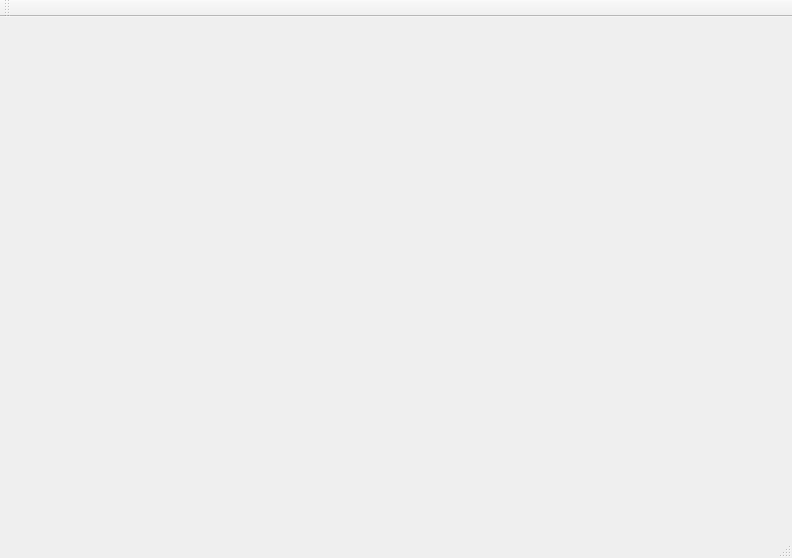
<?xml version="1.0" encoding="UTF-8"?>
<ui version="4.0">
 <class>MainWindow</class>
 <widget class="QMainWindow" name="MainWindow">
  <property name="geometry">
   <rect>
    <x>0</x>
    <y>0</y>
    <width>792</width>
    <height>558</height>
   </rect>
  </property>
  <property name="windowTitle">
   <string>MainWindow</string>
  </property>
  <widget class="QWidget" name="centralWidget">
   <widget class="QWidget" name="verticalLayoutWidget">
    <property name="geometry">
     <rect>
      <x>-1</x>
      <y>360</y>
      <width>791</width>
      <height>141</height>
     </rect>
    </property>
    <layout class="QVBoxLayout" name="OGLayout"/>
   </widget>
  </widget>
  <widget class="QMenuBar" name="menuBar">
   <property name="geometry">
    <rect>
     <x>0</x>
     <y>0</y>
     <width>792</width>
     <height>25</height>
    </rect>
   </property>
  </widget>
  <widget class="QToolBar" name="mainToolBar">
   <attribute name="toolBarArea">
    <enum>TopToolBarArea</enum>
   </attribute>
   <attribute name="toolBarBreak">
    <bool>false</bool>
   </attribute>
  </widget>
  <widget class="QStatusBar" name="statusBar"/>
 </widget>
 <layoutdefault spacing="6" margin="11"/>
 <resources/>
 <connections/>
</ui>
